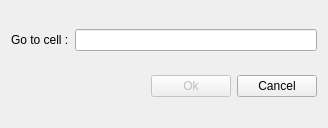
<?xml version="1.0" encoding="UTF-8"?>
<ui version="4.0">
 <class>GoToCellDialog</class>
 <widget class="QDialog" name="GoToCellDialog">
  <property name="geometry">
   <rect>
    <x>0</x>
    <y>0</y>
    <width>328</width>
    <height>128</height>
   </rect>
  </property>
  <property name="windowTitle">
   <string>Go to Cell</string>
  </property>
  <layout class="QVBoxLayout" name="verticalLayout">
   <item>
    <layout class="QHBoxLayout" name="horizontalLayout_2">
     <item>
      <widget class="QLabel" name="label">
       <property name="text">
        <string>Go to cell :</string>
       </property>
       <property name="buddy">
        <cstring>lineEdit</cstring>
       </property>
      </widget>
     </item>
     <item>
      <widget class="QLineEdit" name="lineEdit"/>
     </item>
    </layout>
   </item>
   <item>
    <layout class="QHBoxLayout" name="horizontalLayout">
     <item>
      <spacer name="horizontalSpacer">
       <property name="orientation">
        <enum>Qt::Horizontal</enum>
       </property>
       <property name="sizeHint" stdset="0">
        <size>
         <width>98</width>
         <height>20</height>
        </size>
       </property>
      </spacer>
     </item>
     <item>
      <widget class="QPushButton" name="okButton">
       <property name="enabled">
        <bool>false</bool>
       </property>
       <property name="text">
        <string>Ok</string>
       </property>
       <property name="default">
        <bool>true</bool>
       </property>
      </widget>
     </item>
     <item>
      <widget class="QPushButton" name="cancelButton">
       <property name="text">
        <string>Cancel</string>
       </property>
      </widget>
     </item>
    </layout>
   </item>
  </layout>
 </widget>
 <layoutdefault spacing="6" margin="11"/>
 <tabstops>
  <tabstop>lineEdit</tabstop>
  <tabstop>okButton</tabstop>
  <tabstop>cancelButton</tabstop>
 </tabstops>
 <resources/>
 <connections/>
</ui>
